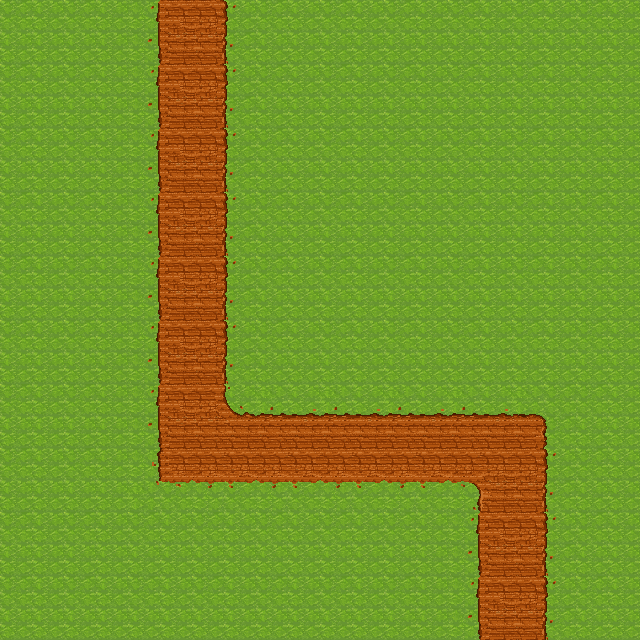

Rendered tile map (Tiled .tmx) drawn with the repository's tilesets; below, a short description and the full map source, tile grids included:
An orthogonal 10x10 tile map with 64x64 px tiles, 1 tile layer (Kachelebene 1), 5 tilesets and 44 objects (21x solid, spawn, shop).

<map version="1.10" tiledversion="1.12.2" orientation="orthogonal" renderorder="right-down" width="10" height="10" tilewidth="64" tileheight="64" infinite="0" nextlayerid="9" nextobjectid="91">
 <tileset firstgid="1" source="SPRING_TREE1.tsx" />
 <tileset firstgid="2" source="TILESET_SPRING.tsx" />
 <tileset firstgid="18" source="Stone1.tsx" />
 <tileset firstgid="19" source="SHOP_WAGGON_1.tsx" />
 <tileset firstgid="20" source="SPRING_TREE2.tsx" />
 <layer id="3" name="Kachelebene 1" width="10" height="10">
  <data encoding="csv">
14,14,3,13,14,14,14,14,14,14,
14,14,3,13,14,14,14,14,14,14,
14,14,3,13,14,14,14,14,14,14,
14,14,3,13,14,14,14,14,14,14,
14,14,3,13,14,14,14,14,14,14,
14,14,3,13,14,14,14,14,14,14,
14,14,3,4,5,5,5,5,2,14,
14,14,10,11,11,11,11,12,13,14,
14,14,14,14,14,14,14,3,13,14,
14,14,14,14,14,14,14,3,13,14
</data>
 </layer>
 <objectgroup id="4" name="Objektebene 1">
  <object id="9" gid="1" x="256" y="128" width="128" height="192" />
  <object id="10" gid="1" x="0" y="128" width="128" height="192" />
  <object id="12" gid="1" x="0" y="256" width="128" height="192" />
  <object id="13" gid="1" x="256" y="256" width="128" height="192" />
  <object id="26" gid="1" x="0" y="384" width="128" height="192" />
  <object id="27" gid="1" x="256" y="384" width="128" height="192" />
  <object id="28" gid="18" x="320" y="384" width="64" height="64" />
  <object id="29" gid="18" x="505.333" y="196" width="64" height="64" />
  <object id="30" gid="18" x="576" y="384" width="64" height="64" />
  <object id="32" gid="18" x="128" y="576" width="64" height="64" />
  <object id="34" gid="18" x="64" y="192" width="64" height="64" />
  <object id="35" gid="18" x="-9.33333" y="97.3333" width="64" height="64" />
  <object id="36" gid="18" x="384" y="640" width="64" height="64" />
  <object id="37" gid="18" x="0" y="512" width="64" height="64" />
  <object id="39" gid="18" x="256" y="64" width="64" height="64" />
  <object id="40" gid="19" x="346.667" y="432" width="192" height="128" />
  <object id="46" gid="20" x="221.333" y="630.667" width="128" height="192" />
  <object id="47" gid="20" x="77.3333" y="592" width="128" height="192" />
  <object id="52" gid="20" x="405.333" y="305.333" width="128" height="192" />
  <object id="53" gid="20" x="494.667" y="152" width="128" height="192" />
  <object id="57" gid="20" x="514.667" y="404" width="128" height="192" />
 </objectgroup>
 <objectgroup id="5" name="collision">
  <object id="59" type="solid" x="565.75" y="365" width="27.25" height="25.5" />
  <object id="64" type="solid" x="383.5" y="378" width="111" height="17.5" />
  <object id="65" type="solid" x="405.5" y="392" width="20.5" height="17" />
  <object id="66" type="solid" x="464" y="391.5" width="20" height="17.5" />
  <object id="67" type="solid" x="456" y="270.5" width="28" height="23" />
  <object id="68" type="solid" x="527.5" y="161.5" width="19.5" height="14.5" />
  <object id="69" type="solid" x="542.5" y="119" width="35" height="23" />
  <object id="70" type="solid" x="406" y="605.75" width="21" height="13.5" />
  <object id="72" type="solid" x="270.667" y="600" width="31" height="17.6667" />
  <object id="73" type="solid" x="305.75" y="354.75" width="27.75" height="17.5" />
  <object id="74" type="solid" x="341" y="350.5" width="20.5" height="10.75" />
  <object id="75" type="solid" x="127.333" y="562.667" width="28.6667" height="16.6667" />
  <object id="76" type="solid" x="149.667" y="541.667" width="20" height="12" />
  <object id="77" type="solid" x="21.5" y="478.75" width="21.25" height="10.5" />
  <object id="78" type="solid" x="49" y="357" width="28.6667" height="16" />
  <object id="80" type="solid" x="53.125" y="205.875" width="21" height="14.625" />
  <object id="81" type="solid" x="51" y="81" width="25.6667" height="15.6667" />
  <object id="82" type="solid" x="13" y="65.3333" width="19.3333" height="12.6667" />
  <object id="83" type="solid" x="307.667" y="78" width="24.6667" height="13.6667" />
  <object id="84" type="solid" x="307.667" y="207.667" width="26" height="15.6667" />
  <object id="85" type="solid" x="598.5" y="351" width="19.5" height="11.25" />
 </objectgroup>
 <objectgroup id="8" name="entities">
  <object id="90" name="player_spawn" type="spawn" x="512" y="631">
   <point />
  </object>
 </objectgroup>
 <objectgroup id="7" name="triggers">
  <object id="88" type="shop" x="414" y="356" width="48" height="19.3333" />
 </objectgroup>
</map>
